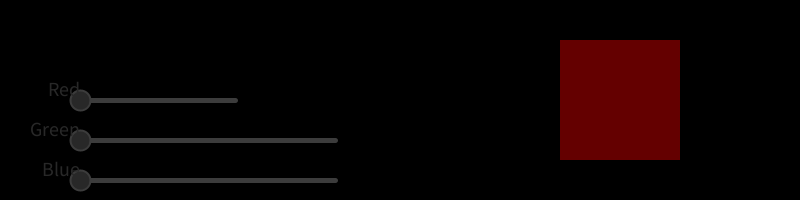
Frame 1 (no input)
Frame 60 (the mouse pressed at the canvas centre just before this capture): identical to frame 1, image omitted
Frame 120 (the mouse held since frame 60 and released just before this capture): identical to frame 1, image omitted

The Processing sketch that drew this single still picture (run headless with seeded random() and noise(); from frame 60 on, the mouse is pressed at the canvas centre):

// Processing sketch: Sliders
// ── Sliders.pde
class Slider {
  int x, y, val, maxval, minval, r ; 
  String name ;
  boolean caught ; 
  Slider(String n, float X, float Y, int... etc) {
    name = n ; 
    x = int(X) ; 
    y = int(Y) ; 
    if (etc.length > 0) {
      if ( etc.length > 1) minval = etc[1] ;
      else minval = 0 ;
      maxval = etc[0] ;
    } else {
      minval = 0 ; 
      maxval = 100 ;
    }
    val = minval ;
    caught = false ; 
    r = 10 ;
  }
  void display() { 
    stroke(60) ; 
    strokeWeight(5) ; 
    line( x, y, x + maxval - minval, y) ; 
    if ( inside() || caught ) fill(70, 70, 240) ;
    else fill(40) ; 
    strokeWeight(2) ;
    circle( x + val - minval, y, 2*r ) ; 
    textSize(20) ; 
    textAlign(RIGHT, BOTTOM) ; 
    text(name, x, y ) ;  
    if ( inside() || caught ) { 
      textAlign(LEFT, TOP) ; 
      text(val, x + maxval - minval, y ) ;
    }
  }
  boolean inside() { 
    return ( dist( mouseX, mouseY, x + val - minval, y ) < r ) ;
  }
}
ArrayList<Slider> sliders ; 
boolean caughtSlider = false ; 
void setup() {
  size( 800, 200 ) ;   
  sliders = new ArrayList<Slider>() ; 
  sliders.add( new Slider( "Red", width/10, height*0.5, 255 , 100) ) ;
  sliders.add( new Slider( "Green", width/10, height*0.7, 255) ) ;
  sliders.add( new Slider( "Blue", width/10, height*0.9, 255) ) ;
}

void draw() { 
  background(0) ; 
  for (Slider s : sliders) { 
    s.display() ;
  }
  noStroke() ; 
  fill( sliders.get(0).val, sliders.get(1).val, sliders.get(2).val ) ;
  rect( width*0.7, height/5, height*3/5, height*3/5 ) ;
}

void mousePressed() {
  for (Slider s : sliders) { 
    if ( s.inside() ) {
      caughtSlider = true ; 
      s.caught = true ;
    }
  }
}
void mouseReleased() {
  caughtSlider = false ;   
  for (Slider s : sliders) { 
    s.caught = false ;
  }
}
void mouseDragged() { 
  for (Slider s : sliders) { 
    if ( s.caught ) {
      s.val = mouseX - s.x + s.minval ; 
      s.val = constrain( s.val, s.minval, s.maxval) ;
    }
  }
}
